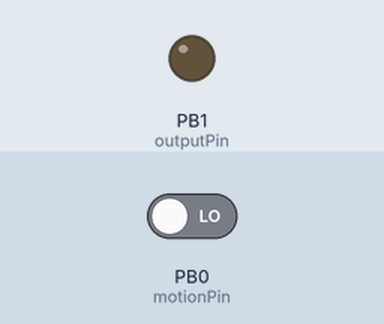
Simulated run of this sketch. Board: ATtiny85, built with avr-gcc and run on an emulated ATtiny85. On the bench: output pins drawn as LEDs (lit = HIGH). The test bench sets the inputs (shaded band); at power-on: PB0 (motionPin) LOW.

Above: at 1.2 s.
1.3 s: PB0 (motionPin) driven HIGH
At 1.7 s:
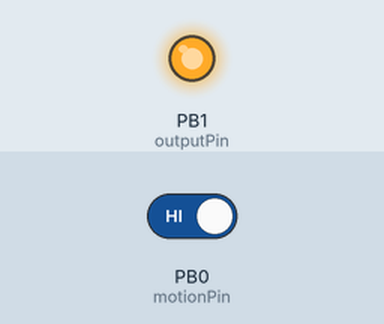
Timing chart, 0 to 4.3 s (numbered marks = the images above; inputs shaded):
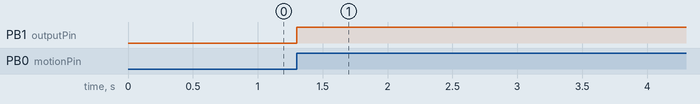

Measured:
- after the input at 1.3 s, PB1 (outputPin): LOW → HIGH at once

The sketch:

underCabLight.ino
```cpp
/*This code is intended to run on the ATTiny85
 *
 * Monitor input from a motion detector.
 * When motion is detected, reset a timer that will control how long
 * an output stays on. For example, we will turn output on for 15
 * minutes after detecting motion.
 * The output will turn on under cabinet LEDs.
 */

//Input from the motion detector
//IO Number 0 = Physical pin number 5 on ATTiny85
int motionPin = 0;
//Output to turn on LEDs
//IO Number 1 = Physical pin number 6 on ATTiny85
int outputPin = 1;

int sensorVal = 0;
long noMotionCount = 0L;
//The delay in the main loop is millisecond. The value of noMotionCount will
//increment by 1 on each loop. So the value of noMotionThresh is the number
//of milliseconds with no motion that will result in turning off the LEDs.
long noMotionThresh = 600000L;

void setup()
{
  pinMode(motionPin,INPUT);
  pinMode(outputPin,OUTPUT);
  digitalWrite(outputPin,LOW);
}

void loop()
{
  //read the input pin
  sensorVal = digitalRead(motionPin);
  //if the motion sensor output is ON
  if(sensorVal==1)
  {
      //Turn on the output which will trigger the relay
      digitalWrite(outputPin,HIGH);
      //reset the count that tracks how long its been since motion was detected
      noMotionCount = 0;
  }
  else
  {
    //if no motion has been detected for a certain period of time, turn off the relay
    if(noMotionCount>noMotionThresh)
    {
        digitalWrite(outputPin,LOW);
    }
    else
    {
      noMotionCount++;
    }
  }
  delay(1);
}
```
